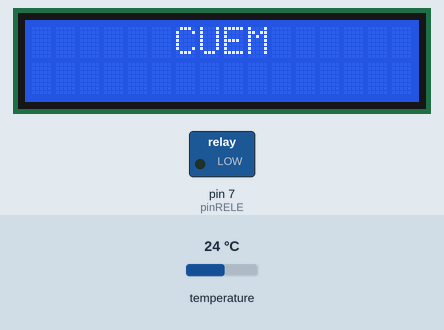
A sketch run on a simulated Arduino Uno, built with avr-gcc and run on an emulated ATmega328P. Parts: 16×2 character LCD, switched loads named in the sketch (green lamp = pin HIGH). The test bench sets the inputs (shaded band); at power-on: temperature 24 °C. What the sketch prints to the serial monitor is not drawn.

Above: at 1.1 s.
At 19.6 s:
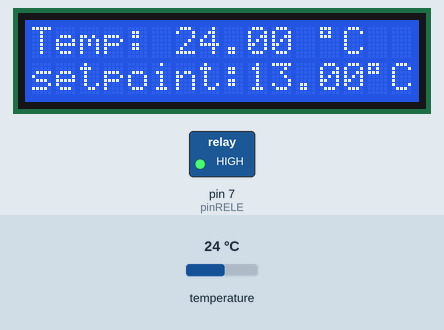
19.7 s: temperature set to 13.9 °C
At 25.8 s:
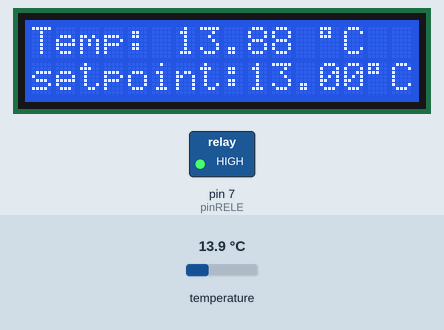
26.4 s: temperature set to 12.4 °C
At 33.1 s:
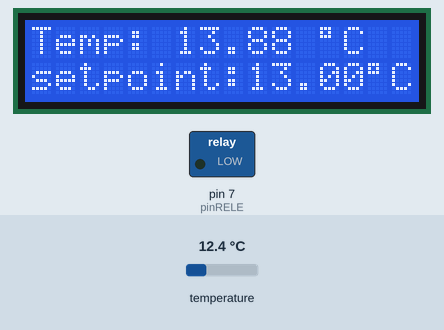
Timing chart, 0 to 34.6 s (numbered marks = the images above; inputs shaded):
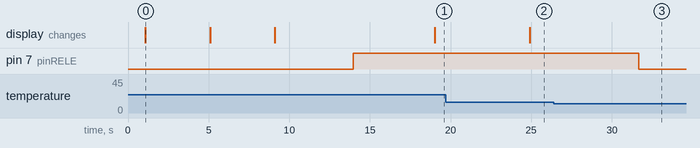

Measured:
- the behaviour switches between 13.1 and 13 °C on temperature (found by bisection; images 2 and 3)
- after the input at 19.7 s, the display: changes after 5.2 s (image 2)
- after the input at 26.4 s, pin 7 (pinRELE): HIGH → LOW after 5.3 s
- what the display in image 0 shows lasts 4.0 s, from 1.1 s to 5.1 s

The sketch:

icberg.ino
```cpp
/*este sketch permite medir temperatura con el sensor DB18B20
 */

#include <Wire.h>
#include <LiquidCrystal_I2C.h>

//Crear el objeto lcd  dirección  0x3F y 16 columnas x 2 filas
LiquidCrystal_I2C lcd(0x27,16,2);  //


#include<OneWire.h>
#include<DallasTemperature.h>
OneWire ourWire(5);                //Se establece el pin 2  como bus OneWire
DallasTemperature sensors(&ourWire);//Se declara una variable u objeto para nuestro sensor
const int pinRELE = 7;
float setpoint=13;

void setup() {
delay(1000);
Serial.begin(115200);
sensors.begin();   //Se inicia el sensor
  pinMode(pinRELE, OUTPUT);
  // Inicializar el LCD
  lcd.init();

  //Encender la luz de fondo.
  lcd.backlight();
  //lcd.noBacklight();
  // Escribimos el Mensaje en el LCD.
   lcd.setCursor(6, 0);
  lcd.print("CUEM");
  delay(4000);
  lcd.clear();
  lcd.setCursor(3, 0);
  lcd.print("ICEBERG 1.0");
  delay(4000);
  lcd.clear();
  lcd.setCursor(2, 0);
  lcd.print("REFRIGERADOR");
  delay(4000);

}
void loop() {
sensors.requestTemperatures();//Se envía el comando para leer la temperatura
float temp= sensors.getTempCByIndex(0); //Se obtiene la temperatura en ºC

Serial.print("Temperatura= ");
Serial.print(temp);
Serial.println("C");
delay(100);

if(temp>setpoint){
  digitalWrite(pinRELE, HIGH);
  }
  else
  {
  digitalWrite(pinRELE, LOW);
  }
  delay(5000);
  lcd.setCursor(0, 0);
  lcd.print("Temp: ");
  lcd.print(temp);
  lcd.print(" ");
  lcd.print((char)223);
  lcd.print("C");
  lcd.setCursor(0, 1);
  lcd.print("setpoint:");
  lcd.print(setpoint);
  lcd.print((char)223);
  lcd.print("C");
}
```
